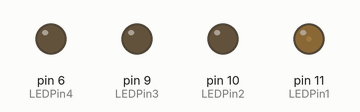
Recording of a sketch running on a simulated Arduino Uno, built with avr-gcc and run on an emulated ATmega328P. Parts: output pins drawn as LEDs (lit = HIGH).

Above: at 0.05 s.
At 0.45 s:
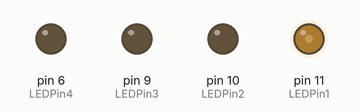
At 0.9 s:
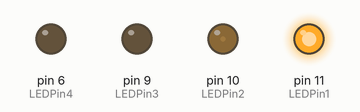
At 1.75 s:
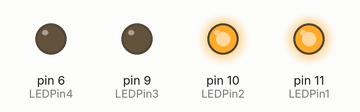
At 2.6 s:
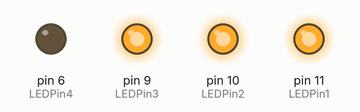
At 3.5 s:
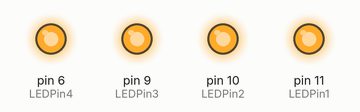
Timing chart, 0 to 8.1 s (numbered marks = the images above):
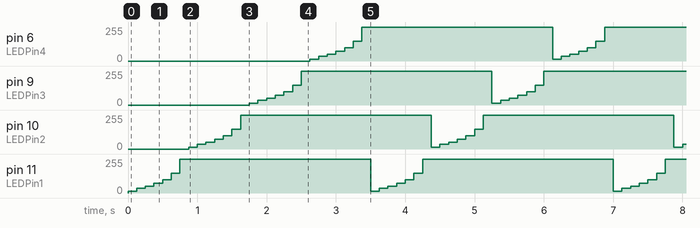

The sketch:

AnalogWrite.ino
```cpp
int LEDPin1 = 11;
int LEDPin2 = 10;
int LEDPin3 = 9;
int LEDPin4 = 6;
int bright = 15;
int bright2 = 35;
int bright3 = 50;
int bright4 = 75;
int bright5 = 100;
int bright6 = 150;
int bright7 = 255;
int waitTime = 125;

void setup() {
  // put your setup code here, to run once:
pinMode (LEDPin1, OUTPUT);
}

void loop() {
  // put your main code here, to run repeatedly:

 //LED1
analogWrite(LEDPin1,bright);
delay (waitTime);

analogWrite(LEDPin1,bright2);
delay (waitTime);

analogWrite(LEDPin1,bright3);
delay (waitTime);

analogWrite(LEDPin1,bright4);
delay (waitTime);

analogWrite(LEDPin1,bright5);
delay (waitTime);

analogWrite(LEDPin1,bright6);
delay (waitTime);

analogWrite(LEDPin1,bright7);
delay (waitTime);

//LED2
analogWrite(LEDPin2,bright);
delay (waitTime);

analogWrite(LEDPin2,bright2);
delay (waitTime);

analogWrite(LEDPin2,bright3);
delay (waitTime);

analogWrite(LEDPin2,bright4);
delay (waitTime);

analogWrite(LEDPin2,bright5);
delay (waitTime);

analogWrite(LEDPin2,bright6);
delay (waitTime);

analogWrite(LEDPin2,bright7);
delay (waitTime);

//LED3
analogWrite(LEDPin3,bright);
delay (waitTime);

analogWrite(LEDPin3,bright2);
delay (waitTime);

analogWrite(LEDPin3,bright3);
delay (waitTime);

analogWrite(LEDPin3,bright4);
delay (waitTime);

analogWrite(LEDPin3,bright5);
delay (waitTime);

analogWrite(LEDPin3,bright6);
delay (waitTime);

analogWrite(LEDPin3,bright7);
delay (waitTime);

//LED4
analogWrite(LEDPin4,bright);
delay (waitTime);

analogWrite(LEDPin4,bright2);
delay (waitTime);

analogWrite(LEDPin4,bright3);
delay (waitTime);

analogWrite(LEDPin4,bright4);
delay (waitTime);

analogWrite(LEDPin4,bright5);
delay (waitTime);

analogWrite(LEDPin4,bright6);
delay (waitTime);

analogWrite(LEDPin4,bright7);
delay (waitTime);

}
```

Measured:
- by itself, pin 6 (LEDPin4), pin 9 (LEDPin3), pin 10 (LEDPin2), pin 11 (LEDPin1): repeats every 3.5 s: 35/255 0.13 s, 50/255 0.13 s, 75/255 0.13 s, 100/255 0.13 s, 150/255 0.13 s, 255/255 2.8 s, 15/255 0.13 s
